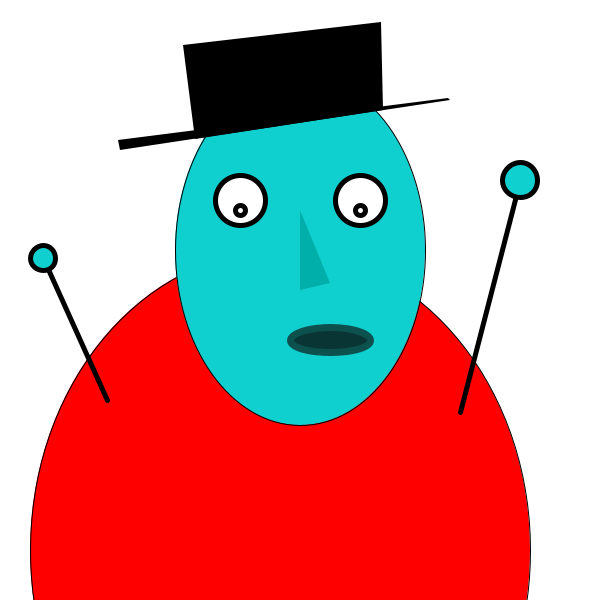
Frame 1 (no input)
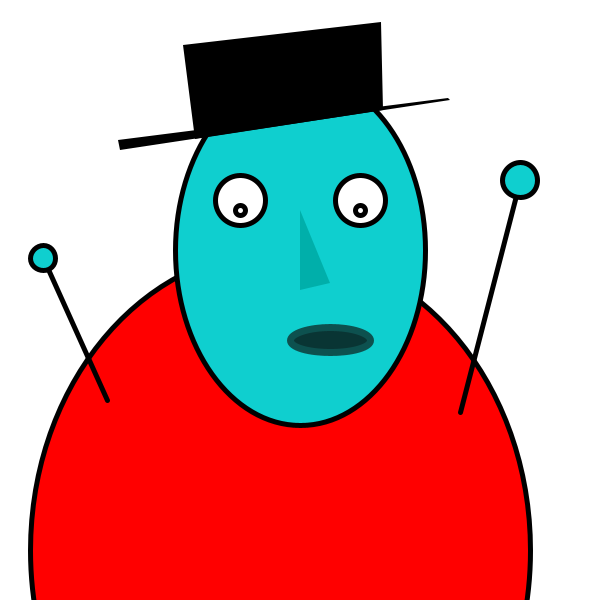
Frame 60 (the mouse pressed at the canvas centre just before this capture)
Frame 120 (the mouse held since frame 60 and released just before this capture): identical to frame 60, image omitted

The Processing sketch that drew these frames (run headless with seeded random() and noise(); from frame 60 on, the mouse is pressed at the canvas centre):

// Processing sketch: processing_90897
// ── processing_90897.pde

/*

 This is the basis for my monster sketch
 matt richard 2013 February
 
 */

void setup() {
  size( 600, 600);
  smooth();
  rectMode(CENTER);
}

void draw() {
  background(255);

  //shoulders
  // style
  fill(#ff0000);// black inside
  stroke(0);
  ellipse(280, 550, 500, 600);

  
  //head
  // style
  fill(#0fcfcf);
  ellipse(width/2, height/2 - 50, 250, 350);

  //left eye
  // style
  fill(255);
  stroke(0);
  strokeWeight(5);
  ellipse(240, 200, 50, 50);

  //right eye
  // style
  ellipse(240, 210, 10, 10);

  //right eye
  // style
  ellipse(360, 200, 50, 50);

  //right eye
  // style
  ellipse(360, 210, 10, 10);

  //nose
  // style
  //strokeJoin(ROUND);
  noStroke();
  fill(#00afaa);
  triangle(width/2, 210, 330, 283, width/2, 290);

  //mouth
  // style
  stroke(#0d514f);
  strokeWeight(7);
  fill(#093534);
  ellipse(width*.55, 340, 80, 25);

  //hat
  fill(0);
  noStroke();
  quad(195, 139, 383, 110, 381, 22, 183, 45);

  //brim
  fill(0);
  noStroke();
  quad(120, 150, 118, 140, 448, 98, 450, 100);
  
  //left arm
  stroke(0);
  strokeWeight(5);
  line(107, 400, 43, 258);
  
  //left hand
  fill(#0fcfcf);
  ellipse(43, 258, 25, 25);
  
  //right arm
  line(460, 412, 520, 180);

//right hand
ellipse(520, 180, 35, 35);
  print(mouseX+ "   " +mouseY);
}
